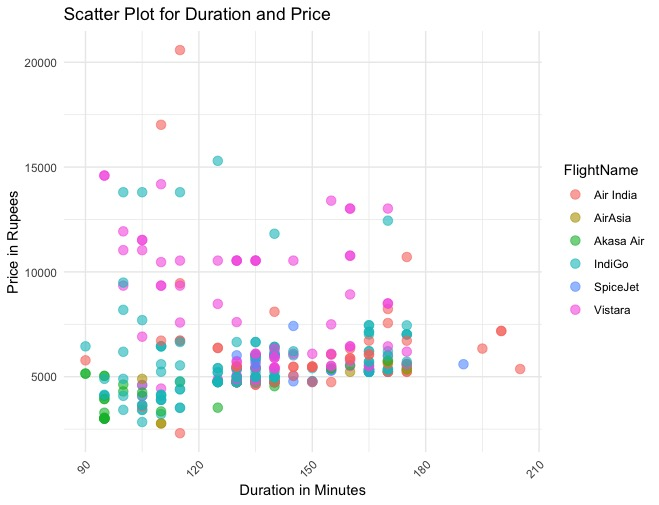

Generate this figure with R:
# Load required libraries
library(ggplot2)
library(dplyr)

# Load the dataset
file_path <- "/Users/Ashik/Desktop/TRDevelopment/Team Resarch and Dev/flight_data.csv"
flight_data <- read.csv(file_path)

# View the first few rows and column names
head(flight_data)
colnames(flight_data)
#Verify that FlightName and Price exist in the dataset:
  # Check for missing values in FlightName and Price
  sum(is.na(flight_data$Duration))
sum(is.na(flight_data$Price))

# Check the structure of the columns
str(flight_data)

ggplot(flight_data, aes(x = Duration, y = Price, color = FlightName)) +
  geom_point(size = 3, alpha = 0.6) +
  labs(title = "Scatter Plot for Duration and Price", x = "Duration in Minutes", y = "Price in Rupees") +
  theme_minimal() +
  theme(axis.text.x = element_text(angle = 45, hjust = 1))
